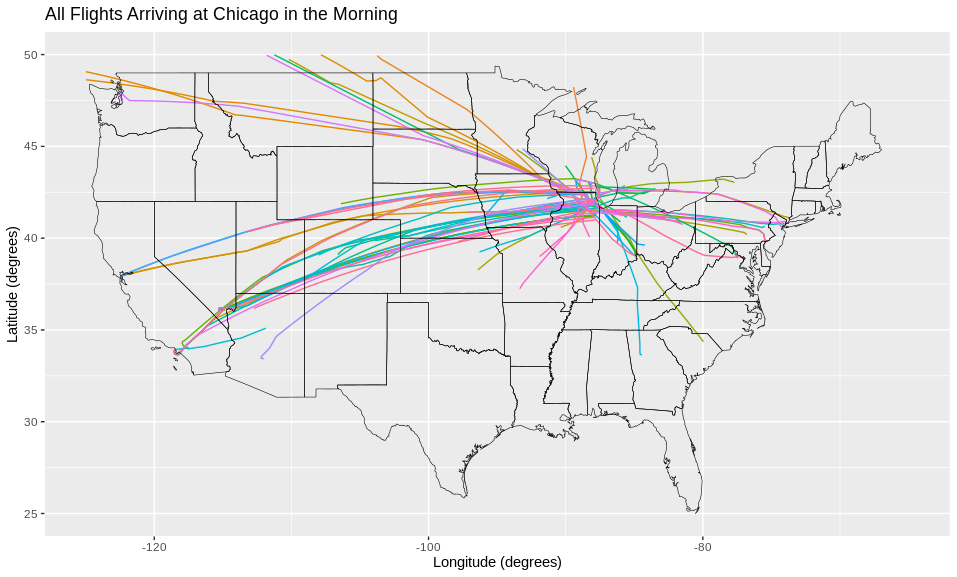

Generate this figure with R:
usdata <- read.csv("/lfs/karlee_combined_data.csv")
airport_loc <- read.csv("thesis2021/location_data_karlee.csv")

startTime <- 1
lat <- 41.97861
lon <- -87.90472
data <- usdata
data <- data %>%
  filter(time >= (1594598400+3600*6*(startTime)) & time < (1594598400+3600*6*(startTime+1)))
numclusters = 4
#filter data
data <- na.omit(data)
data <- data %>%
  filter(lon >= -125 & lon <= -65 & lat >= 25 & lat <= 50)
data <- cbind(data$time,as.character(data$icao24),data$lon,data$lat,as.character(data$onground))
data <- data.frame(data)
colnames(data) <- c("time", "icao24", "lon", "lat","onground")

#distance from RDU
distance <- c()
for(row in 1:nrow(data)){
  distance[row] <- sqrt((as.numeric(as.character(data[row,"lon"]))-(lon))^2 + (as.numeric(as.character(data[row,"lat"]))-(lat))^2)
}

data <- cbind(data, distance)

#find ids that pass through RDU (1 degree buffer)
list = c()
i = 1
for (row in 1:nrow(data)){
  if(data[row,"distance"] <= 1) {
    list[i] <- as.character(data[row,2])
    i <- i + 1
  }
}

#remove repeat ids, filter data to paths within 1 degree of RDU
res <- c()
i = 1
for (j in list){ 
  if (j %in% res){ 
  }
  else{
    res[i] <- j
    i <- i + 1
  }
}

res <- sort(res)
data <- data %>%
  filter(icao24 %in% res)

#find start time based on smallest distance from RDU
start <- data.frame()
i = 1
for(j in res){
  data1 <- data %>%
    filter(icao24 == j)
  mindistance <- min(data1$distance)
  data1 <- data1 %>%
    filter(distance == mindistance) %>%
    arrange(time)
  start[i,1] <- j
  start[i,2] <- data1[1,1]
  i <- i + 1
}

#add start time to data
data <- data %>%
  arrange(icao24)
start <- start %>%
  arrange(V1)

st <- c()
i = 1
for(r in 1:nrow(data)){
  if(as.character(data[r,"icao24"]) == as.character(start[i,1])){
    st[r] <- as.numeric(as.character(start[i,2]))
  }
  else{
    i <- i + 1
    st[r] <- as.numeric(as.character(start[i,2]))
  }
}

data <- cbind(data, st)

#remove all times after start time
#if the plane takes more than one route through the area, this approach might delete previous routes
data[,"time"] <- as.numeric(as.character(data[,"time"]))
data <- data %>%
  filter(time<=st)

#remove data that is a second flight form same icao24 (aka lands and then re take's off)
data <- data %>%
  arrange(icao24, time)

for(i in 1:length(res)){
  data1 <- data %>%
    filter(icao24 == res[i])
  j <- nrow(data1)
  while(j >= 1){
    if(data1[j,"onground"] == "TRUE" & data1[j,6] > 1){
      first_time <- data1[j,"time"] 
      j <- 0
    } else{
      first_time <- data1[j,"time"] 
      j <- j - 1
    }
  }
  data <- data[!(data$icao24 == res[i] & data$time < first_time),]
}

#change times to start at 1
data <- data %>%
  arrange(icao24, desc(time))

tz <- c(1)
i = 1
for(r in 2:nrow(data)){
  if(as.character(data[r-1,"icao24"]) == as.character(data[r,"icao24"])){
    i <- i + 1
    tz[r] <- i
  }
  else{
    i = 1
    tz[r] <- i
  }
}
data <- cbind(data, tz)
data <- data %>%
  arrange(icao24, time)
data[,"lon"] <- as.numeric(as.character(data[,"lon"]))
data[,"lat"] <- as.numeric(as.character(data[,"lat"]))
plot5 <- ggplot(data, aes(lon, lat, color= factor(icao24))) +  
  ggtitle("All Flights Arriving at Chicago in the Morning") + xlab("Longitude (degrees)") + ylab("Latitude (degrees)") + xlim(-125, - 65) + ylim(25, 50) + geom_path(show.legend = FALSE) +
  geom_path(data = conversion, aes(x = long, y = lat, group = group), color = 'black', fill = 'white', size = .2)
plot5
